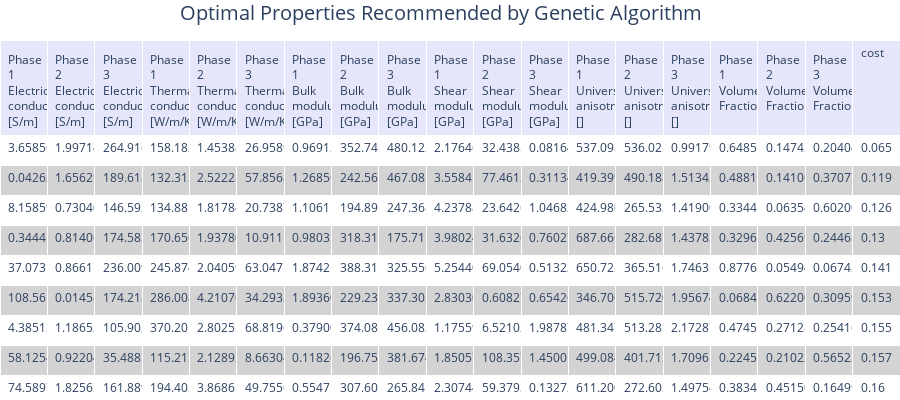

Write notebook code for a chart like this one.
### Code cell
# Print the optimization results as a table
visualizer.print_table_of_best_designs(rows=10)

### Figure 1 — Plotly figure (JSON) as saved in the notebook; plotly's stock layout.template omitted (floating-point values rounded to 4 significant figures; data arrays with more than 128 entries replaced by an {"elided": "..."} marker saying what was removed)
{"data": [{"cells": {"align": "left", "fill": {"color": [["white", "lightgrey", "white", "lightgrey", "white", "lightgrey", "white", "lightgrey", "white", "lightgrey"]]}, "font": {"size": 12}, "height": 30, "values": {"elided": "19x10 float values"}}, "columnwidth": 1000, "header": {"align": "left", "fill": {"color": "lavender"}, "font": {"size": 12}, "height": 30, "values": ["Phase 1 Electrical conductivity, [S/m]", "Phase 2 Electrical conductivity, [S/m]", "Phase 3 Electrical conductivity, [S/m]", "Phase 1 Thermal conductivity, [W/m/K]", "Phase 2 Thermal conductivity, [W/m/K]", "Phase 3 Thermal conductivity, [W/m/K]", "Phase 1 Bulk modulus, [GPa]", "Phase 2 Bulk modulus, [GPa]", "Phase 3 Bulk modulus, [GPa]", "Phase 1 Shear modulus, [GPa]", "Phase 2 Shear modulus, [GPa]", "Phase 3 Shear modulus, [GPa]", "Phase 1 Universal anisotropy, []", "Phase 2 Universal anisotropy, []", "Phase 3 Universal anisotropy, []", "Phase 1 Volume Fraction", "Phase 2 Volume Fraction", "Phase 3 Volume Fraction", "cost"]}, "type": "table"}], "layout": {"autosize": true, "height": 400, "margin": {"b": 0, "l": 0, "r": 0, "t": 40}, "title": {"font": {"size": 20}, "text": "Optimal Properties Recommended by Genetic Algorithm", "x": 0.2}}}
